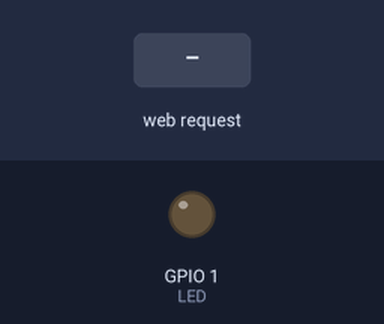
The sketch below on a simulated ESP8266 (NodeMCU). On the bench: output pins drawn as LEDs (lit = HIGH). The test bench sets the inputs (shaded band). WiFi joins after 1.5 s; servers stay silent unless stated; what the sketch prints to the serial monitor is not drawn.

Above: at 2.7 s.
2.8 s: HTTP request GET /LED=ON received
At 3.9 s:
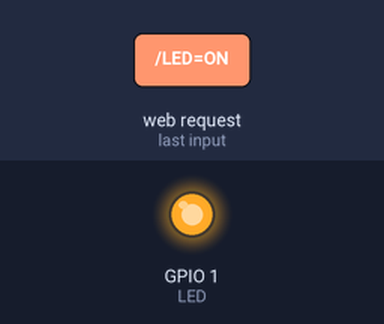
4.3 s: HTTP request GET /LED=OFF received
At 5.0 s:
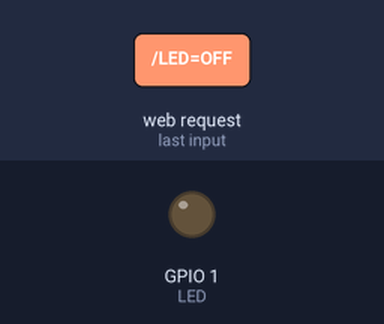
Timing chart, 0 to 7.3 s (numbered marks = the images above; inputs shaded):
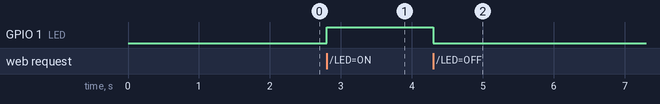

The sketch:

sketch_webserver.ino
```cpp
#include <ESP8266WiFi.h>
#define LED D10
//#include <WiFiUdp.h>

//#define RED_LED D10
//#define YELLOW_LED D9
//#define GREEN_LED D8
//#define BUTTON_1 D4
//#define BUTTON_2 D3


const char *ssid = "AI_academy_302";
const char *password = "0532161010";
int ledState = LOW;
WiFiServer server(80);


void setup() {

  Serial.begin(115200);
  Serial.println("");
  Serial.print("Connecting to ");
  Serial.println(ssid);
  WiFi.begin(ssid, password);

  while(WiFi.status() != WL_CONNECTED){
    delay(500);
    Serial.print(".");
  }
  Serial.println("");
  Serial.println("WiFi connected : ");
  server.begin();
  Serial.print("Use this URL : ");
  Serial.println(WiFi.localIP());
  pinMode(LED, OUTPUT);

}

void loop() {
  WiFiClient client = server.available();
  if(!client){
    return;
  }
  Serial.println(F("new client"));
  client.setTimeout(5000); //default is 1000
  String request = client.readStringUntil('\r');
  Serial.println(F("request: "));
  Serial.println(request);
  if(request.indexOf("/LED=ON") != -1){
    digitalWrite(LED, HIGH);
    ledState = HIGH;
  }else if(request.indexOf("/LED=OFF") != -1){
    digitalWrite(LED, LOW);
    ledState = LOW;
  }

  while(client.available()){
    client.read();
  }
  client.println("HTTP/1.1 200 OK");
  client.println("Contet-Type : text/html");
  client.println("");
  client.println("<!DOCTYPE HTML>");
  client.println("<html>");
  client.println("LED STATE:");
  if(ledState = HIGH){
    client.println("On");
  }else{
    client.println("Off");
  }
  client.println("<br><br>");
  client.println("click <a href=\"LED=ON\">here</a>LED ON<br>");
  client.println("click <a href=\"LED=OFF\">here</a>LED OFF<br>");
  client.println("</html>");
  Serial.println(F("Disconnecting from client"));

}
```

Measured:
- after the input at 2.8 s, GPIO 1 (LED): LOW → HIGH at once
- after the input at 4.3 s, GPIO 1 (LED): HIGH → LOW at once
